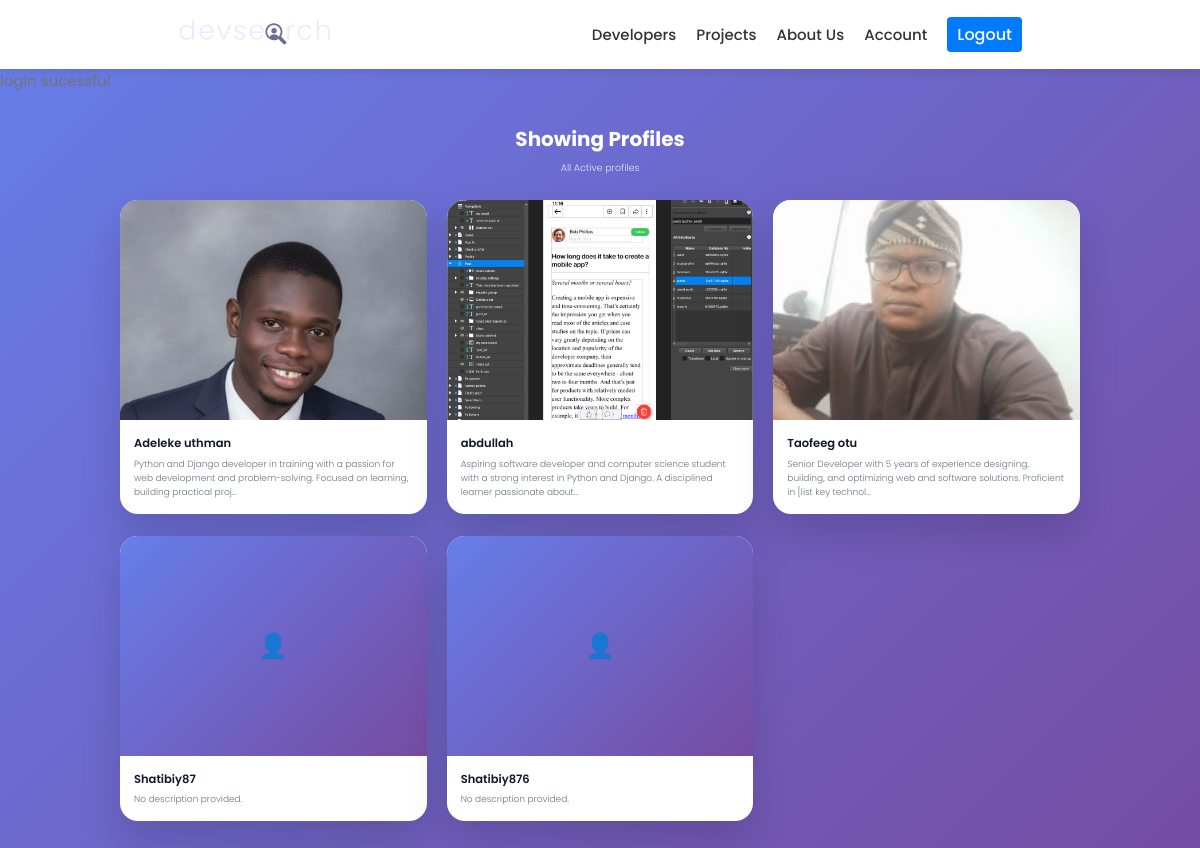
The page /users/ (signed in) on the database its author committed.
### users/models.py (models this page shows, shortened)
class Profile(models.Model):
    user = models.OneToOneField(User, on_delete=models.CASCADE, null=True, blank=True)
    name = models.CharField(max_length=200, blank=True, null=True)
    username = models.CharField(max_length=200, blank=True, null=True)
    email = models.EmailField(max_length=500, blank=True,null=True)
    location = models.CharField(max_length=200, blank=True, null=True)
    short_intro = models.CharField(max_length=500, blank=True,null=True)
    bio = models.TextField(blank=True, null=True)
    profile_image = models.ImageField(null=True, blank=True)
    social_github = models.CharField(max_length=200, blank=True, null=True)
    social_twitter = models.CharField(max_length=200, blank=True, null=True)
    social_linkedin = models.CharField(max_length=200, blank=True, null=True)
    social_website = models.CharField(max_length=200, blank=True, null=True)
    created = models.DateField(auto_now_add=True)
    id = models.UUIDField(default=uuid.uuid4, unique=True, primary_key=True,editable=False)

### users/views.py (the view)
# urls.py: path('', views.profiles, name="profiles"),
@login_required(login_url="login")
def profiles(request):
    profiles = Profile.objects.all()
    context = {'profiles' : profiles}
    messages.error(request, 'login sucessful')
    return render (request, 'users/profile.html', context)

### users/templates/users/profile.html (shortened to what this page needs)
{% extends "main.html" %}
{% load static %}
{% block content %}
<main class="profiles-page">
  <div class="container">
    <section class="hero-section">
      <h2>Showing Profiles</h2>
      <p>All Active profiles</p>
    </section>
    <section class="profilesList">
      <div class="profiles-grid">
        {% for profile in profiles %}
        <a href="{% url 'user_profile' profile.id %}" class="profile-link">
          <article class="profile-card">
            {% if profile.profile_image %}
              <img
                src="{{ profile.profile_image.url }}"
                alt="{{ profile.name|default:profile.username }}"
                class="profile-image"
              />
            {% else %}
              <div class="profile-placeholder">👤</div>
            {% endif %}
            <div class="profile-body">
              <h3 class="profile-name">
                {{ profile.name|default:profile.user.username|default:profile.username }}
              </h3>
              {% if profile.short_intro %}
                <p class="profile-intro">{{ profile.short_intro }}</p>
              {% elif profile.bio %}
                <p class="profile-intro">
                  {{ profile.bio|slice:":140" }}{% if profile.bio|length > 140 %}…{% endif %}
                </p>
              {% else %}
                <p class="profile-intro">No description provided.</p>
              {% endif %}
            </div>
          </article>
        </a>
        {% empty %}
          <p class="empty-state">No profiles found.</p>
        {% endfor %}
      </div>
    </section>
  </div>
</main>
{% endblock content %}

### static/styles/main.css (style rules this page uses)
p { color: red; }
body { background-color: lightgrey; }

### static/uikit/styles/modules/_variables.css (style rules this page uses)
:root { --color-main: #5aa5b9; --color-main-light: #e6faff; --color-sub: #3f4156; --color-sub-light: #51546e; --color-sub-lighter: #ededfd; --color-text: #737373; --color-gray: #8b8b8b; --color-light: #e5e7eb; --color-light-gray: #767676; --color-bg: #f8fafd; --color-white: #fffefd; --color-white-light: #f3f3f3; --color-success: #359e64; --color-success-bg: #def8e8; --color-error: #fc4b0b; --color-error-bg: #fff2ee; --font-base: 'Poppins', arial, helvetica, 'Segoe UI', roboto, ubuntu, sans-serif; --font-monospace: 'Fira Code', 'Courier New', courier, monospace; --font-regular: 300; --font-medium: 500; --font-bold: 700; --generic-shadow: 1px 1px 5px #00000010; --generic-transition: all 0.3s ease-in-out; }

### static/uikit/styles/modules/_base.css (style rules this page uses)
* { margin: 0; padding: 0; box-sizing: border-box; text-rendering: optimizeLegibility; color: inherit; font-size: inherit; }
html { font-size: 50%; }
@media only screen and (min-width: 480px) { html { font-size: 56.25%; } }
@media only screen and (min-width: 1200px) { html { font-size: 62.5%; } }
body { line-height: 1.6; font-weight: 400; font-size: 1.5rem; color: var(--color-text); background-color: var(--color-bg); min-height: 100vh; }

### static/uikit/styles/modules/_typography.css (style rules this page uses)
* { font-family: var(--font-base); }
h2 { font-size: 3.6rem; font-weight: var(--font-bold); }
h3 { font-size: 3.2rem; font-weight: var(--font-medium); }
p, span, strong { font-size: 1.6rem; color: var(--color-text); font-weight: var(--font-regular); }
a { padding-bottom: 2px; text-decoration: none; display: inline-block; color: var(--color-main); font-weight: var(--font-medium); }

### static/uikit/styles/modules/_utilities.css (style rules this page uses)
.container { width: 92%; max-width: 165rem; margin: 0 auto; box-sizing: border-box; }
@media screen and (min-width: 1000px) { .container { width: 90%; } }
@media screen and (min-width: 1200px) { .container { width: 80%; } }

### users/templates/users/profile.html (style rules this page uses)
:root { --primary: #4f46e5; --primary-dark: #4338ca; --bg-gradient: linear-gradient(135deg, #667eea, #764ba2); --card-bg: #ffffff; --text-main: #0f172a; --text-muted: #6b7280; --border: #e5e7eb; }
body { background: var(--bg-gradient); }
.profiles-page { min-height: 100vh; padding: 3rem 0; }
.hero-section { text-align: center; margin-bottom: 2.5rem; }
.hero-section h2 { color: #ffffff; font-size: 2rem; font-weight: 700; }
.hero-section p { color: #e0e7ff; font-size: 0.95rem; margin-top: 0.5rem; }
.profiles-grid { display: grid; grid-template-columns: repeat(auto-fit, minmax(280px, 1fr)); gap: 2rem; }
.profile-card { background: var(--card-bg); border-radius: 18px; overflow: hidden; box-shadow: 0 20px 40px rgba(0, 0, 0, 0.15); transition: transform 0.25s ease, box-shadow 0.25s ease; }
.profile-image { width: 100%; height: 220px; object-fit: cover; display: block; }
.profile-placeholder { height: 220px; display: flex; align-items: center; justify-content: center; font-size: 2.4rem; color: #fff; background: var(--bg-gradient); }
.profile-body { padding: 1.4rem; }
.profile-name { font-size: 1.15rem; font-weight: 600; margin-bottom: 0.4rem; color: var(--text-main); }
.profile-intro { font-size: 0.9rem; line-height: 1.6; color: var(--text-muted); }
.profile-link { text-decoration: none; color: inherit; display: block; }

### rows shown on the page
Profile: profile_image (picture), name "Adeleke uthman", bio "Python and Django developer in training with a passion for web development and problem-solving. Focused on learning, building practical proj"
Profile: profile_image (picture), name "abdullah", bio "Aspiring software developer and computer science student with a strong interest in Python and Django. A disciplined learner passionate about"
Profile: profile_image (picture), name "Taofeeg otu", bio "Senior Developer with 5 years of experience designing, building, and optimizing web and software solutions. Proficient in [list key technol"
Profile: name "Shatibiy87", shows "No description provided."
Profile: name "Shatibiy876", shows "No description provided."
